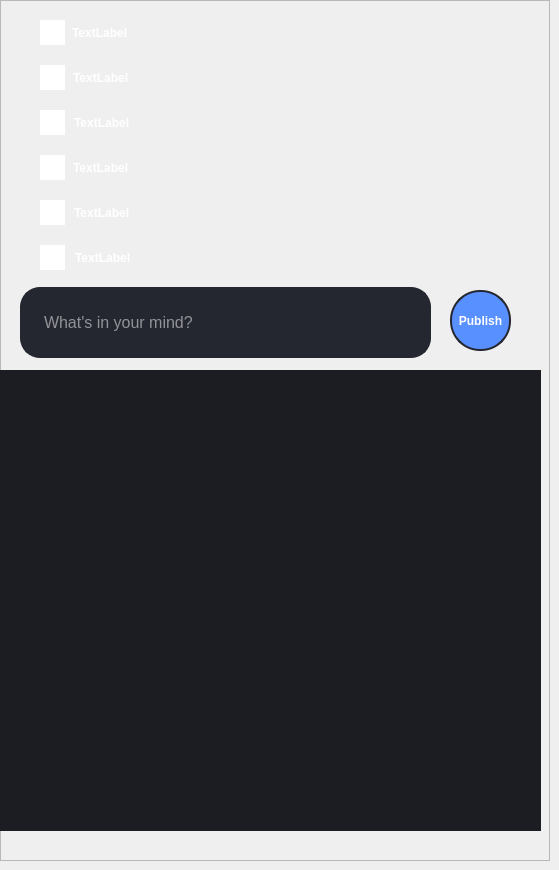
       <widget class="QWidget" name="page_2_0">
        <widget class="QFrame" name="timelineframe">
         <property name="geometry">
          <rect>
           <x>0</x>
           <y>0</y>
           <width>550</width>
           <height>861</height>
          </rect>
         </property>
         <property name="frameShape">
          <enum>QFrame::StyledPanel</enum>
         </property>
         <property name="frameShadow">
          <enum>QFrame::Raised</enum>
         </property>
         <widget class="QGraphicsView" name="graphicsView_10">
          <property name="geometry">
           <rect>
            <x>40</x>
            <y>20</y>
            <width>25</width>
            <height>25</height>
           </rect>
          </property>
          <property name="styleSheet">
           <string notr="true">QGraphicsView
{
	background-image: url(:/facebooklogo/rename-24.png)no-repeat center center fixed;
border:0px;
}</string>
          </property>
         </widget>
         <widget class="QGraphicsView" name="graphicsView_11">
          <property name="geometry">
           <rect>
            <x>40</x>
            <y>245</y>
            <width>25</width>
            <height>25</height>
           </rect>
          </property>
          <property name="styleSheet">
           <string notr="true">QGraphicsView
{
	border-image: url(:/facebooklogo/birthday-cake-24 (1).png)no-repeat center center fixed;;
border:0px;
}</string>
          </property>
         </widget>
         <widget class="QGraphicsView" name="graphicsView_12">
          <property name="geometry">
           <rect>
            <x>40</x>
            <y>200</y>
            <width>25</width>
            <height>25</height>
           </rect>
          </property>
          <property name="styleSheet">
           <string notr="true">QGraphicsView
{
	background-image: url(:/facebooklogo/home-5-24.png)no-repeat center center fixed;
border:0px;
}</string>
          </property>
         </widget>
         <widget class="QGraphicsView" name="graphicsView_13">
          <property name="geometry">
           <rect>
            <x>40</x>
            <y>110</y>
            <width>25</width>
            <height>25</height>
           </rect>
          </property>
          <property name="styleSheet">
           <string notr="true">QGraphicsView
{
	background-image: url(:/facebooklogo/student-24.png)no-repeat center center fixed;

border:0px;
}</string>
          </property>
         </widget>
         <widget class="QGraphicsView" name="graphicsView_14">
          <property name="geometry">
           <rect>
            <x>40</x>
            <y>155</y>
            <width>25</width>
            <height>25</height>
           </rect>
          </property>
          <property name="styleSheet">
           <string notr="true">QGraphicsView
{


	background-image: url(:/facebooklogo/worker-24.png)	no-repeat center center fixed;
border:0px;
}</string>
          </property>
         </widget>
         <widget class="QGraphicsView" name="graphicsView_15">
          <property name="geometry">
           <rect>
            <x>40</x>
            <y>65</y>
            <width>25</width>
            <height>25</height>
           </rect>
          </property>
          <property name="styleSheet">
           <string notr="true">QGraphicsView

{
	background-image: url(:/facebooklogo/user-24.png);no-repeat center center fixed;
border:0px;
}</string>
          </property>
         </widget>
         <widget class="QLabel" name="usernamedisplaytimeline_2">
          <property name="geometry">
           <rect>
            <x>72</x>
            <y>25</y>
            <width>440</width>
            <height>16</height>
           </rect>
          </property>
          <property name="font">
           <font>
            <pointsize>9</pointsize>
            <bold>true</bold>
           </font>
          </property>
          <property name="styleSheet">
           <string notr="true">QLabel
{
color:rgb(255, 255, 255);
}</string>
          </property>
          <property name="text">
           <string>TextLabel</string>
          </property>
         </widget>
         <widget class="QLabel" name="genderdisplaytimeline_2">
          <property name="geometry">
           <rect>
            <x>73</x>
            <y>70</y>
            <width>440</width>
            <height>16</height>
           </rect>
          </property>
          <property name="font">
           <font>
            <pointsize>9</pointsize>
            <bold>true</bold>
           </font>
          </property>
          <property name="styleSheet">
           <string notr="true">QLabel
{
color:rgb(255, 255, 255);
}</string>
          </property>
          <property name="text">
           <string>TextLabel</string>
          </property>
         </widget>
         <widget class="QLabel" name="educationdisplaytimeline_2">
          <property name="geometry">
           <rect>
            <x>74</x>
            <y>115</y>
            <width>440</width>
            <height>16</height>
           </rect>
          </property>
          <property name="font">
           <font>
            <pointsize>9</pointsize>
            <bold>true</bold>
           </font>
          </property>
          <property name="styleSheet">
           <string notr="true">QLabel
{
color:rgb(255, 255, 255);
}</string>
          </property>
          <property name="text">
           <string>TextLabel</string>
          </property>
         </widget>
         <widget class="QLabel" name="workdisplaytimeline_5">
          <property name="geometry">
           <rect>
            <x>73</x>
            <y>160</y>
            <width>440</width>
            <height>16</height>
           </rect>
          </property>
          <property name="font">
           <font>
            <pointsize>9</pointsize>
            <bold>true</bold>
           </font>
          </property>
          <property name="styleSheet">
           <string notr="true">QLabel
{
color:rgb(255, 255, 255);
}</string>
          </property>
          <property name="text">
           <string>TextLabel</string>
          </property>
         </widget>
         <widget class="QLabel" name="liveindisplaytimeline_6">
          <property name="geometry">
           <rect>
            <x>74</x>
            <y>205</y>
            <width>440</width>
            <height>16</height>
           </rect>
          </property>
          <property name="font">
           <font>
            <pointsize>9</pointsize>
            <bold>true</bold>
           </font>
          </property>
          <property name="styleSheet">
           <string notr="true">QLabel
{
color:rgb(255, 255, 255);
}</string>
          </property>
          <property name="text">
           <string>TextLabel</string>
          </property>
         </widget>
         <widget class="QLabel" name="birthdaydisplaytimeline_2">
          <property name="geometry">
           <rect>
            <x>75</x>
            <y>250</y>
            <width>440</width>
            <height>16</height>
           </rect>
          </property>
          <property name="font">
           <font>
            <pointsize>9</pointsize>
            <bold>true</bold>
           </font>
          </property>
          <property name="styleSheet">
           <string notr="true">QLabel
{
color:rgb(255, 255, 255);
}</string>
          </property>
          <property name="text">
           <string>TextLabel</string>
          </property>
         </widget>
         <widget class="QLineEdit" name="posttextareatimeline_2">
          <property name="geometry">
           <rect>
            <x>20</x>
            <y>287</y>
            <width>411</width>
            <height>71</height>
           </rect>
          </property>
          <property name="font">
           <font>
            <pointsize>12</pointsize>
            <italic>false</italic>
            <bold>false</bold>
            <underline>false</underline>
            <strikeout>false</strikeout>
            <stylestrategy>PreferDefault</stylestrategy>
           </font>
          </property>
          <property name="autoFillBackground">
           <bool>false</bool>
          </property>
          <property name="styleSheet">
           <string notr="true">QLineEdit
{
background-color: rgb(37, 39, 48);
border:2px solid rgb(37,39,48);
border-radius:20px;
padding-left:20px;
color:#fff;
padding-right:20px;
}
QLineEdit:hover
{
border:2px solid rgb(48,50,62);
}
QLineEdit:focus
{
border:2px solid rgb(85,170,255);
background-color:rgb(43,45,56);
}</string>
          </property>
          <property name="text">
           <string/>
          </property>
          <property name="echoMode">
           <enum>QLineEdit::Normal</enum>
          </property>
          <property name="placeholderText">
           <string>What's in your mind?</string>
          </property>
         </widget>
         <widget class="QPushButton" name="publishbuttontimeline_2">
          <property name="geometry">
           <rect>
            <x>450</x>
            <y>290</y>
            <width>61</width>
            <height>61</height>
           </rect>
          </property>
          <property name="font">
           <font>
            <bold>true</bold>
           </font>
          </property>
          <property name="styleSheet">
           <string notr="true">QPushButton
{
background-color: rgb(88, 144, 255);
border:2px solid rgb(37,39,48);
border-radius:30px;
color:#fff;
}
QPushButton:hover
{
background-color: rgb(47, 116, 251);
}</string>
          </property>
          <property name="text">
           <string>Publish</string>
          </property>
         </widget>
         <widget class="QScrollArea" name="scrollArea">
          <property name="geometry">
           <rect>
            <x>0</x>
            <y>370</y>
            <width>541</width>
            <height>461</height>
           </rect>
          </property>
          <property name="sizePolicy">
           <sizepolicy hsizetype="Expanding" vsizetype="Fixed">
            <horstretch>0</horstretch>
            <verstretch>0</verstretch>
           </sizepolicy>
          </property>
          <property name="minimumSize">
           <size>
            <width>0</width>
            <height>100</height>
           </size>
          </property>
          <property name="styleSheet">
           <string notr="true">QScrollArea
{
background-color: rgb(27, 29, 35);
border:0px;
}</string>
          </property>
          <property name="widgetResizable">
           <bool>true</bool>
          </property>
          <widget class="QWidget" name="scrollareapoststimeline">
           <property name="geometry">
            <rect>
             <x>0</x>
             <y>0</y>
             <width>541</width>
             <height>461</height>
            </rect>
           </property>
           <property name="styleSheet">
            <string notr="true">QWidget
{
background-color: rgb(27, 29, 35);
}</string>
           </property>
           <layout class="QVBoxLayout" name="verticalLayout"/>
          </widget>
         </widget>
        </widget>
       </widget>
